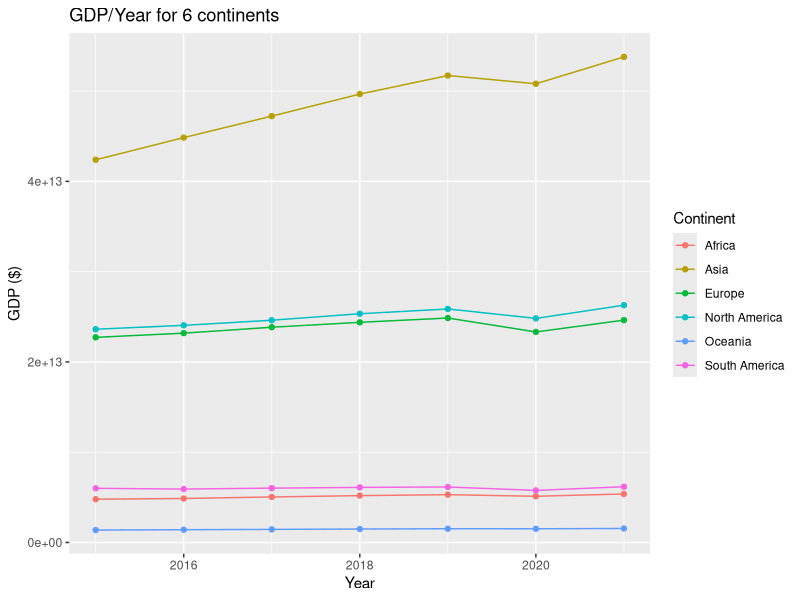
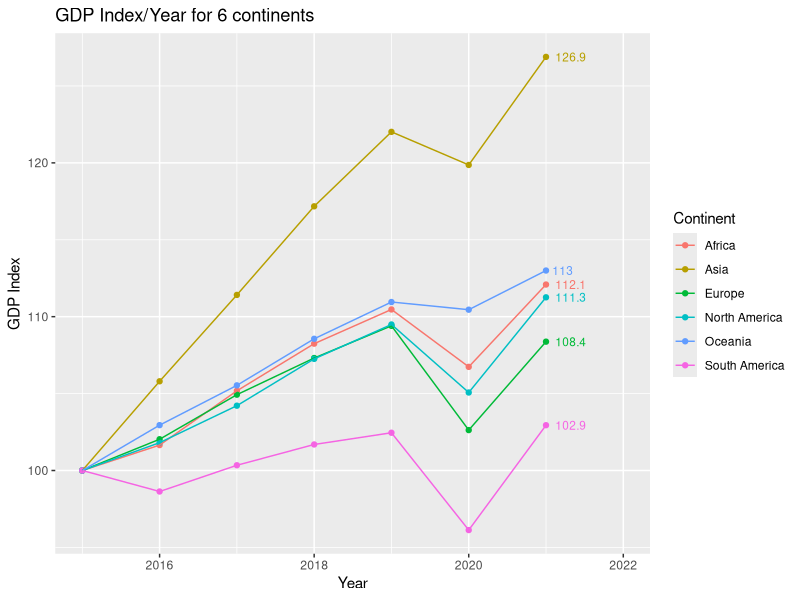
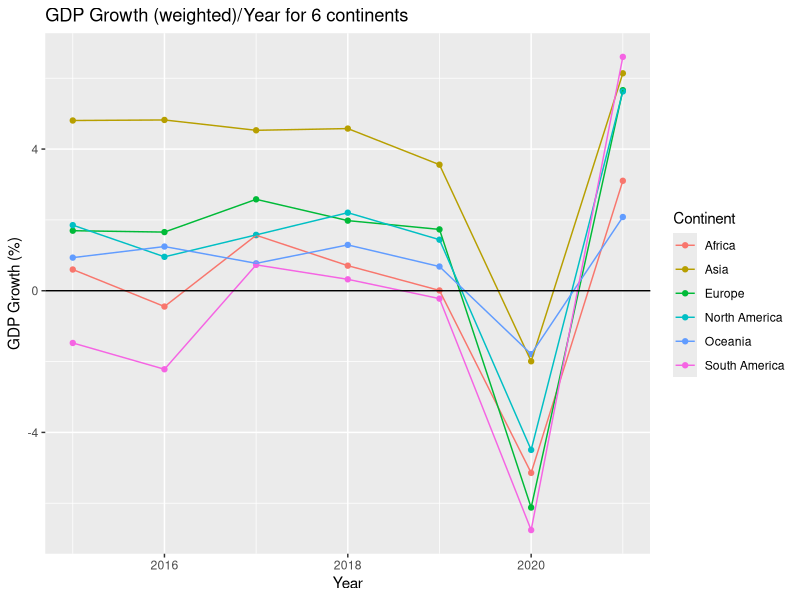
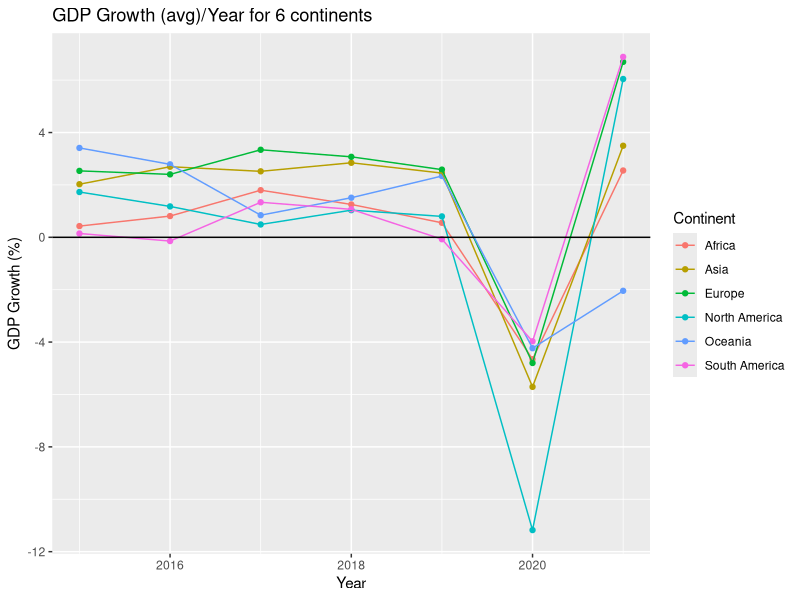
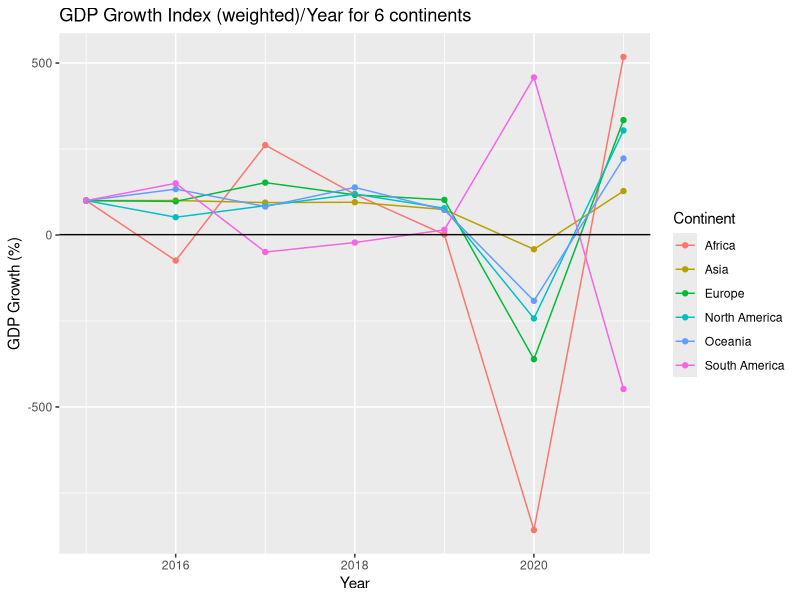
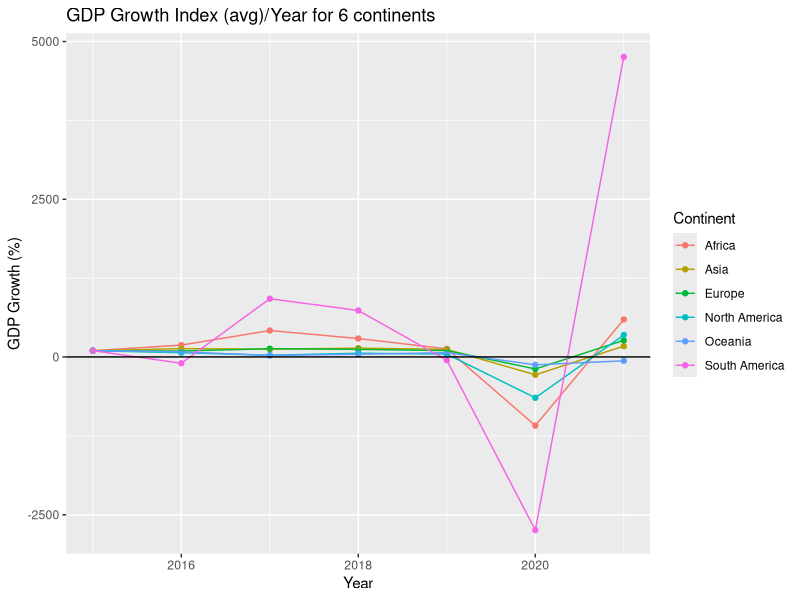
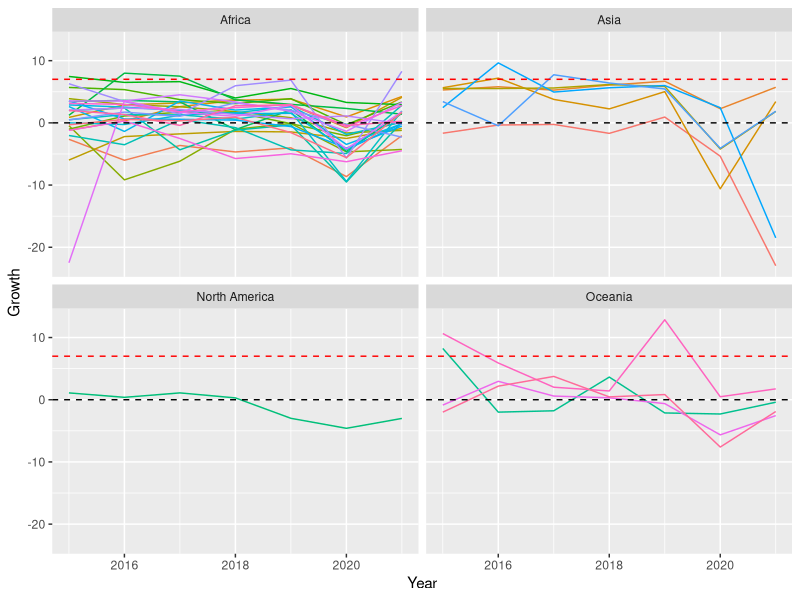
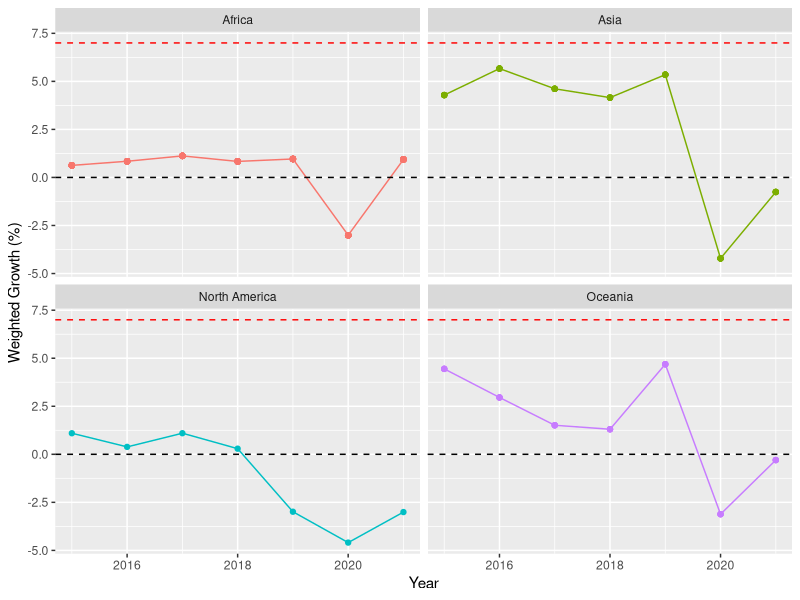

R code for these plots, in order:
## ---- chunk 1
knitr::opts_chunk$set(echo = TRUE)
## ---- chunk 2
library(tidyverse)
library(ggplot2)
## ---- chunk 3
gdp_per_capita_df <- read.csv("Exported_data/gdp_per_capita_cleaned.csv")
gdp_per_capita_df <- gdp_per_capita_df %>%
  filter(Year >= 2015)
## ---- chunk 4
continent_gdp_totals <- gdp_per_capita_df %>%
  group_by(Continent, Year) %>%
  summarise(
    Total_GDP = sum(Gdp, na.rm = TRUE)
  ) %>%
  ungroup()
## ---- chunk 5
continent_gdp_totals %>% ggplot(aes(x = Year, y = Total_GDP, colour = Continent)) +
  geom_point() +
  geom_line() +
  labs(title = "GDP/Year for 6 continents", y = "GDP ($)")
## ---- chunk 6
continent_gdp_totals <- continent_gdp_totals %>%
  group_by(Continent) %>%
  mutate(
    GDP_Index = Total_GDP / first(Total_GDP) * 100
  )
## ---- chunk 7
continent_gdp_totals %>% ggplot(aes(x = Year, y = GDP_Index, colour = Continent)) +
  geom_point() +
  geom_line() +
  geom_text(
  data = continent_gdp_totals %>% filter(Year == 2021),
  aes(label = round(GDP_Index, 1)),
  hjust = -0.3,
  size = 3,
  show.legend = FALSE) +
  expand_limits(x = 2022) +
  labs(title = "GDP Index/Year for 6 continents", y = "GDP Index")
## ---- chunk 8
continents_growth_df <- gdp_per_capita_df %>%
  group_by(Continent, Year) %>%
  summarise(
    Weighted_Growth = sum(Growth * Gdp, na.rm = TRUE) / sum(Gdp, na.rm = TRUE),
    Avg_Growth = mean(Growth, na.rm = TRUE)
  ) %>%
  ungroup()
## ---- chunk 9
continents_growth_df %>% ggplot(aes(x = Year, y = Weighted_Growth, colour = Continent)) +
  geom_point() +
  geom_line() +
  geom_hline(yintercept = 0) +
  labs(title = "GDP Growth (weighted)/Year for 6 continents", y = "GDP Growth (%)")

continents_growth_df %>% ggplot(aes(x = Year, y = Avg_Growth, colour = Continent)) +
  geom_point() +
  geom_line() +
  geom_hline(yintercept = 0) +
  labs(title = "GDP Growth (avg)/Year for 6 continents", y = "GDP Growth (%)")
## ---- chunk 10
continents_growth_df <- continents_growth_df %>%
  group_by(Continent) %>%
  mutate(
    Avg_Growth_Index = Avg_Growth / first(Avg_Growth) * 100,
    Weighted_Growth_Index = Weighted_Growth / first(Weighted_Growth) * 100
  )
## ---- chunk 11
continents_growth_df %>% ggplot(aes(x = Year, y = Weighted_Growth_Index, colour = Continent)) +
  geom_point() +
  geom_line() +
  geom_hline(yintercept = 1) +
  labs(title = "GDP Growth Index (weighted)/Year for 6 continents", y = "GDP Growth (%)")

continents_growth_df %>% ggplot(aes(x = Year, y = Avg_Growth_Index, colour = Continent)) +
  geom_point() +
  geom_line() +
  geom_hline(yintercept = 1) +
  labs(title = "GDP Growth Index (avg)/Year for 6 continents", y = "GDP Growth (%)")
## ---- chunk 12
ldc <- gdp_per_capita_df %>%
  filter (Ldc == TRUE)
## ---- chunk 13
ggplot(ldc, aes(x = Year, y = Growth, color = Entity)) +
  geom_line() +
  facet_wrap(~ Continent) +
  geom_hline(yintercept = 7, linetype = "dashed", color = "red") +
  geom_hline(yintercept = 0, linetype = "dashed") +
  theme(legend.position = "none")

## ---- chunk 14
ldc_weighted <- ldc %>%
  group_by(Year, Continent) %>%
  mutate(
    weighted_growth = sum(Gdp_per_capita * Growth, na.rm = TRUE) / sum(Gdp_per_capita, na.rm = TRUE)
  ) %>%
  ungroup()

ggplot(ldc_weighted, aes(x = Year, y = weighted_growth, colour = Continent)) +
  geom_line() +
  geom_point() +
  facet_wrap(~ Continent) +
  theme(legend.position = "none") +
  geom_hline(yintercept = 7, linetype = "dashed", color = "red") +
  geom_hline(yintercept = 0, linetype = "dashed", color = "black") +
  labs(y = "Weighted Growth (%)")


ldc_avg_growth <- ldc %>%
  group_by(Year, Continent) %>%
  mutate(
    Avg_growth = mean(Growth, na.rm = TRUE)
  ) %>%
  ungroup()

ggplot(ldc_avg_growth, aes(x = Year, y = Avg_growth, colour = Continent)) +
  geom_line() +
  geom_point() +
  facet_wrap(~ Continent) +
  theme(legend.position = "none") +
  geom_hline(yintercept = 7, linetype = "dashed", color = "red") +
  geom_hline(yintercept = 0, linetype = "dashed", color = "black") +
  labs(y = "Average Growth (%)")


## ---- chunk 15
ldc_7 <- ldc %>%
  group_by(Entity) %>%
  filter(any(Growth >= 7)) %>%
  ungroup()

ggplot (ldc_7, aes(x = Year, y = Growth, color = Entity)) + 
          geom_line() + 
          facet_wrap (~ Continent) +
          theme_minimal() + 
          labs(
            title = "GDP Growth of LDC that reached 7%",
            x = "Year",
            y = "GDP Growth(%)"
          )
## ---- chunk 16
# Top 3 growth
top_growth <- gdp_per_capita_df %>%
  group_by(Entity) %>%
  summarise(Avg_Growth = mean(Growth, na.rm = TRUE)) %>%
  arrange(desc(Avg_Growth)) %>%
  slice(1:3)

# Top 3 decline
top_decline <- gdp_per_capita_df %>%
  group_by(Entity) %>%
  summarise(Avg_Growth = mean(Growth, na.rm = TRUE)) %>%
  arrange(Avg_Growth) %>%
  slice(1:3)
## ---- chunk 17
top_3_per_continent <- gdp_per_capita_df %>%
  group_by(Continent, Entity) %>%
  summarise(Total_GDP = sum(Gdp, na.rm = TRUE)) %>%
  arrange(Continent, desc(Total_GDP)) %>%
  group_by(Continent) %>%
  slice(1:3)
## ---- chunk 18
filtered_df <- gdp_per_capita_df %>%
  semi_join(top_3_per_continent, by = c("Continent", "Entity"))

ggplot(filtered_df, aes(x = Year, y = Gdp, colour = Entity)) +
  geom_line() +
  facet_wrap(~ Continent, scales = "free_y") +
  labs(title = "Top 3 Countries by GDP per Capita (per Continent)", y = "GDP per capita")
#free y scaling - allows the y-axis of a plot to vary independently for each row of facets
